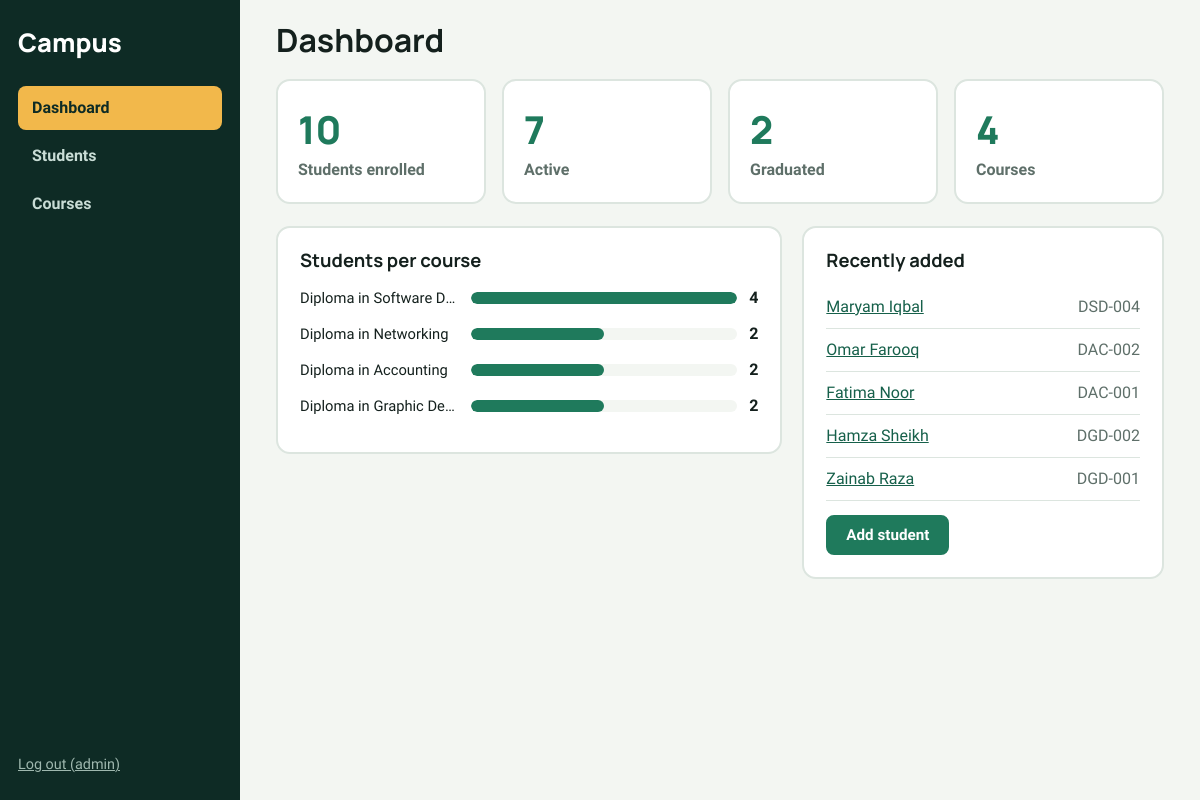
/index.php (signed in), run on the app's committed database.
### tables this page shows
CREATE TABLE students (
  id INT AUTO_INCREMENT PRIMARY KEY,
  roll_no VARCHAR(20) NOT NULL UNIQUE,
  full_name VARCHAR(100) NOT NULL,
  email VARCHAR(120) NOT NULL,
  phone VARCHAR(20),
  course_id INT NOT NULL,
  year TINYINT NOT NULL DEFAULT 1,
  status ENUM('active','graduated','suspended') NOT NULL DEFAULT 'active',
  created_at TIMESTAMP DEFAULT CURRENT_TIMESTAMP,
  FOREIGN KEY (course_id) REFERENCES courses(id)
);

### config.php (called while the page is built, shortened)
<?php
function e($s) { return htmlspecialchars((string)$s, ENT_QUOTES, 'UTF-8'); }

### index.php (the view, shortened to what this page needs)
<?php
require 'includes/header.php';
$total  = (int)$pdo->query("SELECT COUNT(*) FROM students")->fetchColumn();
$active = (int)$pdo->query("SELECT COUNT(*) FROM students WHERE status='active'")->fetchColumn();
$grad   = (int)$pdo->query("SELECT COUNT(*) FROM students WHERE status='graduated'")->fetchColumn();
$ncour  = (int)$pdo->query("SELECT COUNT(*) FROM courses")->fetchColumn();
$byCourse = $pdo->query("SELECT c.name, COUNT(s.id) AS n FROM courses c LEFT JOIN students s ON s.course_id=c.id GROUP BY c.id ORDER BY n DESC")->fetchAll();
$max = max(1, ...array_column($byCourse, 'n'));
$recent = $pdo->query("SELECT s.id, s.full_name, s.roll_no, c.code FROM students s JOIN courses c ON c.id=s.course_id ORDER BY s.created_at DESC, s.id DESC LIMIT 5")->fetchAll();
?>
<div class="stats">
  <div class="stat"><span><?= $total ?></span>Students enrolled</div>
  <div class="stat"><span><?= $active ?></span>Active</div>
  <div class="stat"><span><?= $grad ?></span>Graduated</div>
  <div class="stat"><span><?= $ncour ?></span>Courses</div>
</div>
<div class="two-col">
  <section class="panel">
    <h2>Students per course</h2>
    <?php foreach ($byCourse as $c): ?>
      <div class="bar-row">
        <span class="bar-label"><?= e($c['name']) ?></span>
        <div class="bar"><i style="width:<?= round($c['n'] / $max * 100) ?>%"></i></div>
        <b><?= (int)$c['n'] ?></b>
      </div>
    <?php endforeach; ?>
  </section>
  <section class="panel">
    <h2>Recently added</h2>
    <ul class="plain">
      <?php foreach ($recent as $r): ?>
        <li><a href="student_form.php?id=<?= (int)$r['id'] ?>"><?= e($r['full_name']) ?></a><span class="muted"><?= e($r['roll_no']) ?></span></li>
      <?php endforeach; ?>
    </ul>
    <a class="btn btn-primary" href="student_form.php">Add student</a>
  </section>
</div>
<?php require 'includes/footer.php'; ?>

### assets/style.css (style rules this page uses)
:root { --forest:#0E2B25; --forest-2:#17403A; --green:#1F7A5C; --green-d:#16604A; --amber:#F2B84B; --bg:#F3F6F2; --ink:#14201D; --muted:#5E6F69; --line:#DCE5DF; --danger:#B83A3A; --white:#fff; --r:14px; --r-sm:8px; --head:'Manrope','Segoe UI',system-ui,sans-serif; --body:'Source Sans 3','Segoe UI',system-ui,sans-serif; }
* { box-sizing:border-box }
body { margin:0;font-family:var(--body);background:var(--bg);color:var(--ink);line-height:1.5 }
h1,h2 { font-family:var(--head);margin:0;line-height:1.15 }
h2 { font-size:1.15rem;margin-bottom:14px }
a { color:var(--green-d) }
.muted { color:var(--muted) }
.btn { display:inline-block;border:2px solid var(--line);background:#fff;color:var(--ink);font:600 .95rem var(--body);padding:9px 18px;border-radius:var(--r-sm);cursor:pointer;text-decoration:none }
.btn-primary { background:var(--green);border-color:var(--green);color:#fff }
.stats { display:grid;grid-template-columns:repeat(auto-fit,minmax(170px,1fr));gap:16px;margin-bottom:22px }
.stat { background:#fff;border-radius:var(--r);padding:20px;border:2px solid var(--line);font-weight:600;color:var(--muted) }
.stat span { display:block;font-family:var(--head);font-size:2.4rem;font-weight:800;color:var(--green) }
.two-col { display:grid;grid-template-columns:1.4fr 1fr;gap:20px;align-items:start }
.panel { background:#fff;border-radius:var(--r);padding:22px;border:2px solid var(--line) }
.panel .btn { margin-top:14px }
.bar-row { display:grid;grid-template-columns:minmax(0,1.2fr) 2fr auto;gap:12px;align-items:center;margin-bottom:12px }
.bar-label { overflow:hidden;text-overflow:ellipsis;white-space:nowrap;font-size:.92rem }
.bar { height:12px;background:var(--bg);border-radius:6px;overflow:hidden }
.bar i { display:block;height:100%;background:var(--green);border-radius:6px }
.plain { list-style:none;padding:0;margin:0 }
.plain li { display:flex;justify-content:space-between;padding:9px 0;border-bottom:1px solid var(--line) }

### data on the page
students: full_name "Maryam Iqbal", roll_no "DSD-004"
students: full_name "Omar Farooq", roll_no "DAC-002"
students: full_name "Fatima Noor", roll_no "DAC-001"
students: full_name "Hamza Sheikh", roll_no "DGD-002"
students: full_name "Zainab Raza", roll_no "DGD-001"

### other printed values
$label "Dashboard"
$label "Students"
$label "Courses"
$_SESSION['user'] "admin"
$title "Dashboard"
$total "10"
$active "7"
$grad "2"
$ncour "4"
$c['name'] "Diploma in Software D…"
$c['n'] "4"
$c['name'] "Diploma in Networking"
$c['n'] "2"
$c['name'] "Diploma in Accounting"
$c['name'] "Diploma in Graphic De…"
